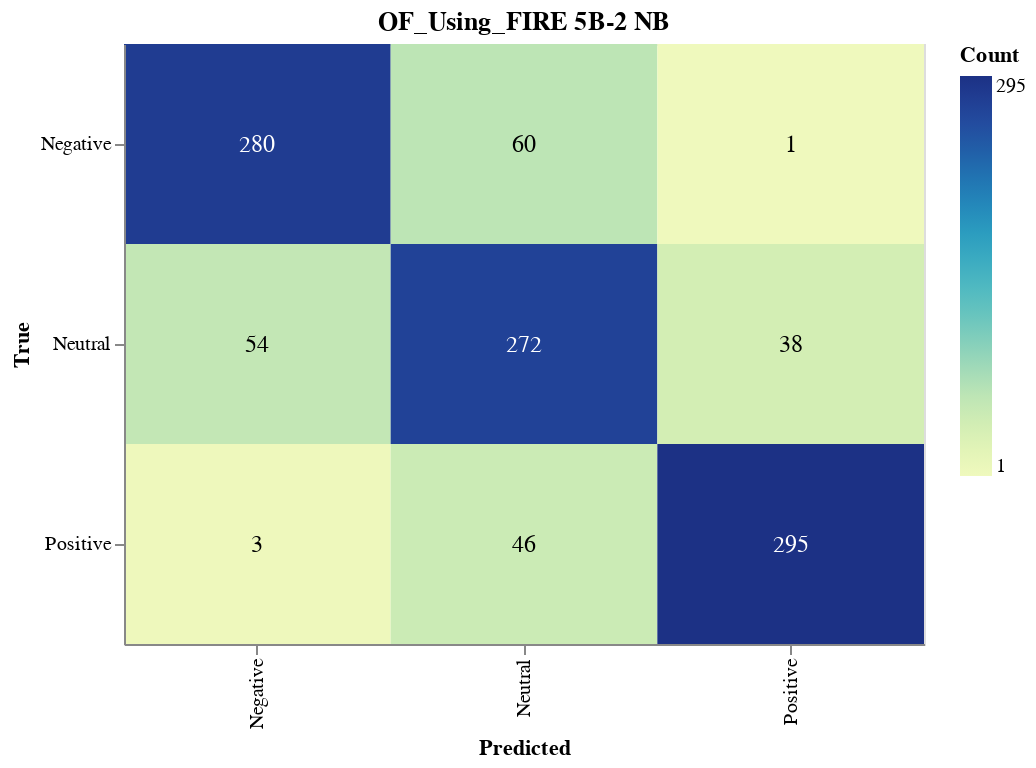

Notebook cell for this chart:
### Markdown cell above
#### Save Confusion Matrix

### Code cell
import altair as alt
import pandas as pd
from sklearn.metrics import confusion_matrix

# Calculate the confusion matrix
cm = confusion_matrix(true_labels, nb_validation_predictions)

# Define class names
class_names = ['Negative', 'Neutral', 'Positive']

# Convert confusion matrix to DataFrame
cm_df = pd.DataFrame(cm, index=class_names, columns=class_names).reset_index().melt(id_vars='index')
cm_df.columns = ['True', 'Predicted', 'Count']

# Ensure the order of categories
cm_df['True'] = pd.Categorical(cm_df['True'], categories=class_names, ordered=True)
cm_df['Predicted'] = pd.Categorical(cm_df['Predicted'], categories=class_names, ordered=True)

# Create the Altair plot
heatmap = alt.Chart(cm_df).mark_rect().encode(
    x=alt.X('Predicted:O', sort=class_names),
    y=alt.Y('True:O', sort=class_names),
    color='Count:Q',
    tooltip=['True', 'Predicted', 'Count']
).properties(
    width=400,
    height=300,
    title='OF_Using_FIRE 5B-2 NB'
)

# Add text labels
text = heatmap.mark_text(
    align='center',
    baseline='middle',
    fontSize=12
).encode(
    text='Count:Q',
    color=alt.condition(
        alt.datum.Count > cm.max() / 2,
        alt.value('white'),
        alt.value('black')
    )
)

# Combine heatmap and text
final_chart = heatmap + text

# Display the plot
final_chart.show()

### Figure 1 — Vega-Lite specification as saved in the notebook (floating-point values rounded to 4 significant figures)
{"config": {"view": {"continuousWidth": 300, "continuousHeight": 300}}, "layer": [{"mark": {"type": "rect"}, "encoding": {"color": {"field": "Count", "type": "quantitative"}, "tooltip": [{"field": "True", "type": "ordinal"}, {"field": "Predicted", "type": "ordinal"}, {"field": "Count", "type": "quantitative"}], "x": {"field": "Predicted", "sort": ["Negative", "Neutral", "Positive"], "type": "ordinal"}, "y": {"field": "True", "sort": ["Negative", "Neutral", "Positive"], "type": "ordinal"}}, "title": "OF_Using_FIRE 5B-2 NB"}, {"mark": {"type": "text", "align": "center", "baseline": "middle", "fontSize": 12}, "encoding": {"color": {"condition": {"test": "(datum.Count > 147.5)", "value": "white"}, "value": "black"}, "text": {"field": "Count", "type": "quantitative"}, "tooltip": [{"field": "True", "type": "ordinal"}, {"field": "Predicted", "type": "ordinal"}, {"field": "Count", "type": "quantitative"}], "x": {"field": "Predicted", "sort": ["Negative", "Neutral", "Positive"], "type": "ordinal"}, "y": {"field": "True", "sort": ["Negative", "Neutral", "Positive"], "type": "ordinal"}}, "title": "OF_Using_FIRE 5B-2 NB"}], "data": {"name": "data-2a539d8dcd4414c27debf6c26ab126ed"}, "height": 300, "width": 400, "$schema": "https://vega.github.io/schema/vega-lite/v5.17.0.json", "datasets": {"data-2a539d8dcd4414c27debf6c26ab126ed": [{"True": "Negative", "Predicted": "Negative", "Count": 280}, {"True": "Neutral", "Predicted": "Negative", "Count": 54}, {"True": "Positive", "Predicted": "Negative", "Count": 3}, {"True": "Negative", "Predicted": "Neutral", "Count": 60}, {"True": "Neutral", "Predicted": "Neutral", "Count": 272}, {"True": "Positive", "Predicted": "Neutral", "Count": 46}, {"True": "Negative", "Predicted": "Positive", "Count": 1}, {"True": "Neutral", "Predicted": "Positive", "Count": 38}, {"True": "Positive", "Predicted": "Positive", "Count": 295}]}}
